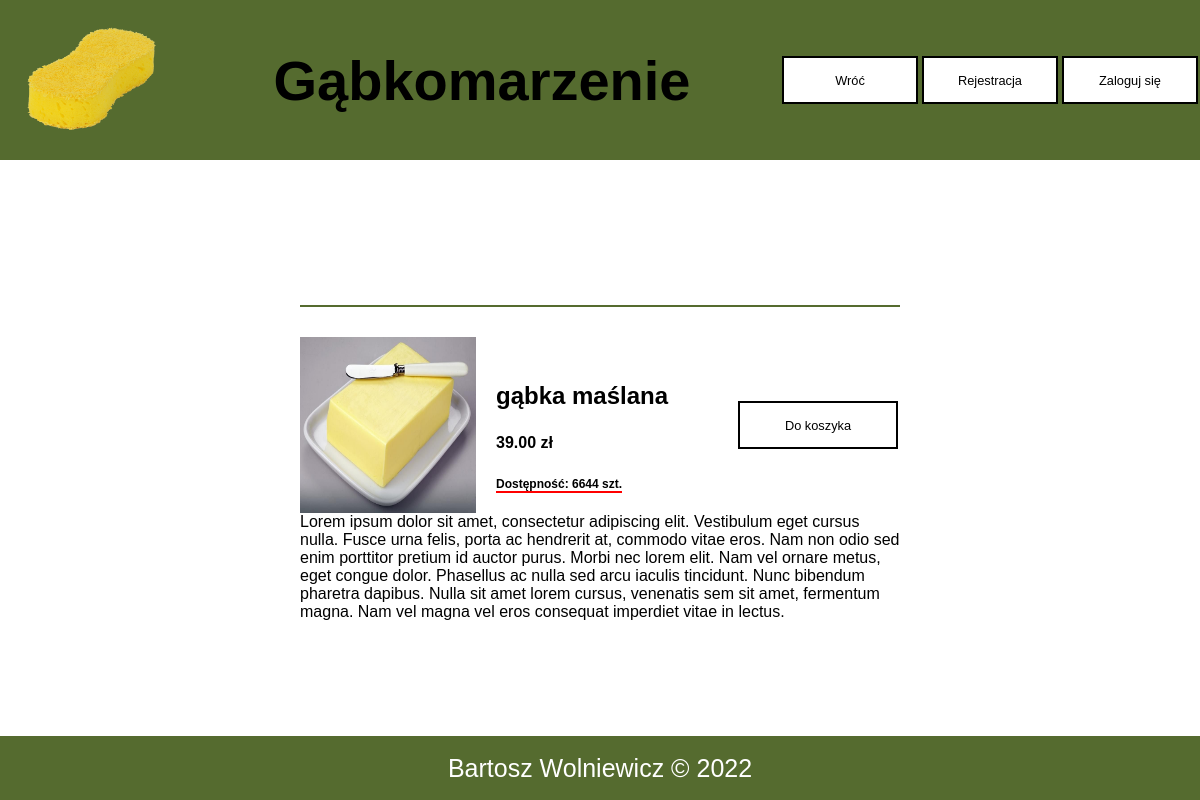
The app's page /sites/produkt.php?id=3 with its own data.
### tables this page shows
CREATE TABLE `produkty` (
  `id` int(11) NOT NULL,
  `nazwa` varchar(250) NOT NULL,
  `zdjecie` varchar(50) NOT NULL,
  `cena` decimal(10,2) NOT NULL,
  `ilosc_magazyn` int(11) DEFAULT NULL,
  `widoczny` tinyint(1) DEFAULT NULL
);

### sites/produkt.php (the view, shortened to what this page needs)
<?php
function pokaz_produkt($id){
    $conn = new mysqli('localhost', 'root', '', 'passwd_hash');
      $sql = "select nazwa, zdjecie, cena, ilosc_magazyn from produkty where id=$id";
      $res = $conn->query($sql);
      while($produkt = $res->fetch_assoc()){
        echo <<< OPOLE
        <div class=produktsingle>
            <div class=zwijaj>
                <img class=bigimg src=../images/$produkt[zdjecie] alt=$produkt[nazwa]>
                <div>
                    <h3>$produkt[nazwa]</h3>
                    <h4>$produkt[cena] zł</h4>
                    <h5 class=ilosc_mag>Dostępność: <span class=sztuki>$produkt[ilosc_magazyn]</span> szt.</h5>
                </div>
            </div>
            <div>
                <a class=button href=produkt.php?action=koszyk&id=$id><div>Do koszyka</div></a>
            </div>
      </div>
      <div class=opis>Lorem ipsum dolor sit amet, consectetur adipiscing elit. Vestibulum eget cursus nulla. Fusce urna felis, porta ac hendrerit at, commodo vitae eros. Nam non odio sed enim porttitor pretium id auctor purus. Morbi nec lorem elit. Nam vel ornare metus, eget congue dolor. Phasellus ac nulla sed arcu iaculis tincidunt. Nunc bibendum pharetra dapibus. Nulla sit amet lorem cursus, venenatis sem sit amet, fermentum magna. Nam vel magna vel eros consequat imperdiet vitae in lectus.</div>
OPOLE;
      }
}
?>
<!DOCTYPE html>
<html lang="pl" dir="ltr">
  <head>
    <link rel="stylesheet" href="../styl.css">
  </head>
  <body>
    <header>
      <a href="../index.php"><img src="../images/logo.png" id="logo" alt="logo"></a>
      <h1>Gąbkomarzenie</h1>
      <div id="nazwa">
      </div>
    </header>
    <div id="content" class="sameheight">
<?php
if(isset($_GET['rola'])){
  if($_GET['rola']=="admin"){
    echo "<script>document.getElementById('nazwa').innerHTML = '<a class=button href=../admin/zamowienia_wew.php?rola=admin><div>Zamówienia</div></a><a class=button href=../admin/uzytkownicy.php><div>Użytkownicy</div></a><a class=button href=../admin/produkty.php?rola=admin><div>Produkty</div></a></a><a class=button href=../admin/administrator.php><div>Wróć</div></a><a class=button href=../index.php?action=out><div>Wyloguj się</div></a>'</script>";
  }
  elseif($_GET['rola']=="manager"){
    echo "<script>document.getElementById('nazwa').innerHTML = '<a class=button href=../admin/zamowienia_wew.php?rola=manager><div>Zamówienia</div></a><a class=button href=../admin/produkty.php?rola=manager><div>Produkty</div></a></a><a class=button href=../admin/manager.php><div>Wróć</div></a><a class=button href=../index.php?action=out><div>Wyloguj się</div></a>'</script>";
  }
  pokaz_produkt_nobuy($_GET['id']);
}
else{
  pokaz_produkt($_GET['id']);
}
?>
    </div>
    <footer>Bartosz Wolniewicz &copy; 2022</footer>
  </body>
</html>

### styl.css (style rules this page uses)
body { font-family: 'HelveticaNow', 'Helvetica'; margin: 0; }
a { text-decoration: none; color:black; }
h1 { font-size: 7vh; }
h3 { font-size: 3vh; }
h4 { font-size: 2vh; }
h5 { font-size: 1.5vh; }
#logo { height: 15vmin; width: 23vmin; }
.bigimg { height: 22vmin; width: 22vmin; margin-right: 20px; }
header { height: 20vh; display: flex; background-color: darkolivegreen; flex-direction: row; align-items: center; justify-content: space-between; position: sticky; top: 0; }
.button { text-decoration: none; height: 28px; width: 140px; background-color: white; color: black; border: 2px solid black; margin: 2px; padding: 8px; display: flex; align-items: center; justify-content: center; }
#nazwa { width: 35%; height: 150px; display: flex; flex-direction: row; justify-content: flex-end; align-items: center; }
.sameheight { min-height: 72vmin; }
#content { min-height: 72vmin; background-color: white; display: flex; flex-direction: column; justify-content: center; align-items: center; }
footer { background-color: darkolivegreen; color: white; height: 8vmin; font-size: 25px; display: flex; justify-content: center; align-items: center; }
.zwijaj { display: flex; justify-content: center; align-items: center; }
.produktsingle { display: flex; flex-direction: row; justify-content: space-between; align-items: center; width: 50%; border-top: 2px solid darkolivegreen; margin-top: 30px; padding-top: 30px; }
.opis { width: 50%; }
a.button > div { font-size: 1.6vmin; }

### records on screen
produkty: zdjecie (picture), nazwa "gąbka maślana", cena "39.00", ilosc_magazyn "6644"
